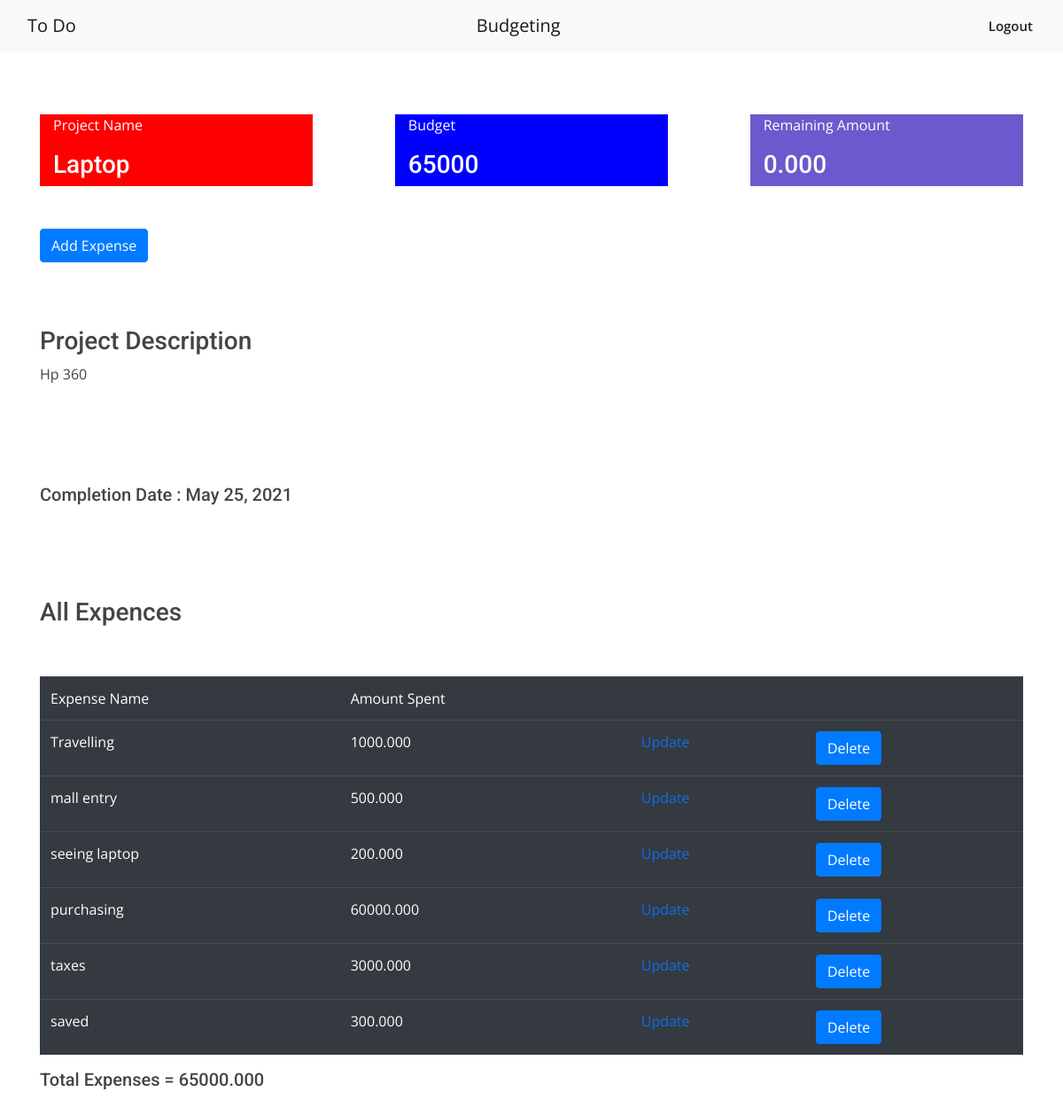
/budget/laptop/ (signed in), run on the app's committed database.
### budget/models.py (models this page shows, shortened)
class Project(models.Model):
    user = models.ForeignKey(User,on_delete=models.CASCADE)
    slug = models.SlugField(unique=True)
    name = models.CharField(max_length=50)
    description = models.TextField()
    budget_allocated = models.PositiveIntegerField()
    completion = models.DateField()

class Expenses(models.Model):
    project = models.ForeignKey(Project,on_delete=models.CASCADE)
    expense = models.DecimalField(max_digits=10,decimal_places=3,default=0)
    name = models.CharField(max_length=225)

### budget/views.py (the view)
# urls.py: path("<slug>/",detail.as_view(),name='detail'),
class detail(LoginRequiredMixin,DetailView):
    model = Project
    context_object_name = 'project'
    template_name = 'detail.html'
    def get_object(self, *args,**kwargs):
        obj =  super().get_object(*args,**kwargs)
        if obj.user != self.request.user:
            raise PermissionDenied()
        return obj
    def get_context_data(self, **kwargs):
        context = super().get_context_data(**kwargs)
        project = get_object_or_404(Project,slug=self.kwargs["slug"])
        expenses = Expenses.objects.filter(project=project)
        context["expenses"] = Expenses.objects.filter(project=project)
        context["total_expense"] = total_expense(expenses)
        context["budget_remaining"] = total_remaining(project,expenses)
        return context

### budget/utils.py (called while the page is built)
def total_expense(expenses):
    e = 0
    for i in expenses:
        e = e + i.expense
    return e

def total_remaining(project,expenses):
    e = project.budget_allocated
    for i in expenses:
        e = e - i.expense
    return e

### budget/templates/detail.html (shortened to what this page needs)
{% extends 'main.html' %}
{% load bootstrap4 %}
{% block content %}
    <div class="container">
        <div class="row">
            <div class="col" style="background-color: red;color:white;">
                <p>Project Name</p>
                <h3>{{project.name}}</h3>
            </div>
            <div class="col-sm-1">
            </div>
            <div class="col" style="background-color: blue;color:white;">
                <p>Budget</p>
                <h3>{{project.budget_allocated}}</h3>
            </div>
            <div class="col-sm-1">
            </div>
            <div class="col" style="background-color:slateblue;color:white;">
                <p>Remaining Amount</p>
                <h3>{{budget_remaining}}</h3>
            </div>
        </div>
    </div>
    <br><br>
    <a class="btn btn-primary" href="{% url 'budget:expense' project.slug %}" >Add Expense</a>
    <br><br><br><br>
    <h3>Project Description</h3>
    <p>{{project.description}}</p>
    <br><br><br><br>
    <h5>Completion Date : {{project.completion}}</h5>
    <br><br><br><br>
    <h3>All Expences </h3>
    <br><br>
    <table class="table table-dark">
        <thead>
            <tr>
                <td>Expense Name</td>
                <td>Amount Spent</td>
                <td></td>
                <td></td>
            </tr>
        </thead>
        <tbody>
            {% if expenses %}
                {% for exp in expenses %}
                    <tr>
                        <td>{{exp.name}}</td>
                        <td>{{exp.expense}}</td>
                        <td ><a href="{% url 'budget:update_expense' pk=exp.id %}">Update</a></td>
                        <td><button type="button" class="btn btn-primary" data-toggle="modal" data-target="#exampleModal{{exp.id}}" >Delete</button></td>
                    </tr>
                {% endfor %}
            {% else %}
                <td>No Expenses registered</td>
            {% endif %}
        </tbody>
    </table>
    <h5>Total Expenses = {{total_expense}} </h5>
{% endblock %}

### static/assets/css/style.css (style rules this page uses)
body { font-family: "Open Sans", sans-serif; color: #444444; }
a { color: #106eea; }
h1, h2, h3, h4, h5, h6 { font-family: "Roboto", sans-serif; }

### data on the page
Project: name "Laptop", budget_allocated "65000", description "Hp 360", completion "May 25, 2021"
Expenses: name "Travelling", expense "1000.000"
Expenses: name "mall entry", expense "500.000"
Expenses: name "seeing laptop", expense "200.000"
Expenses: name "purchasing", expense "60000.000"
Expenses: name "taxes", expense "3000.000"
Expenses: name "saved", expense "300.000"

### other printed values
{{ budget_remaining }} "0.000"
{{ total_expense }} "65000.000"
